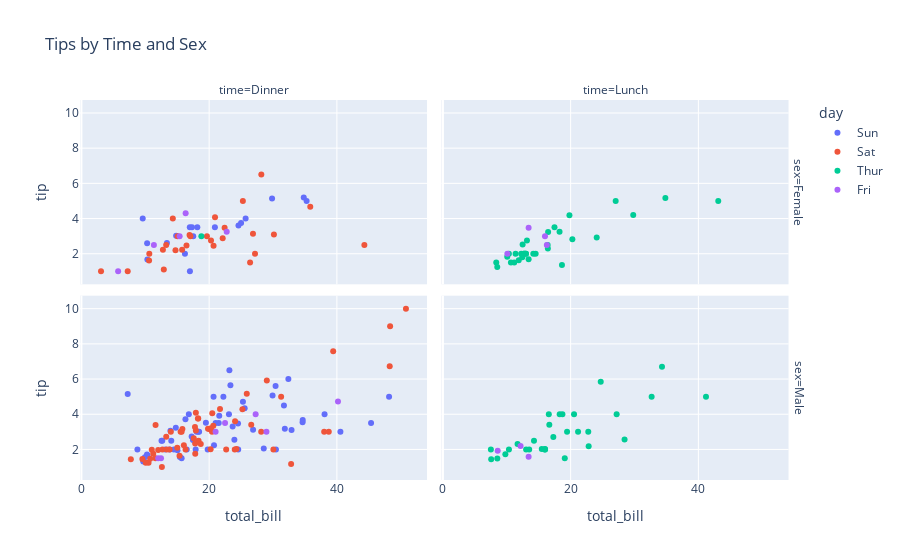
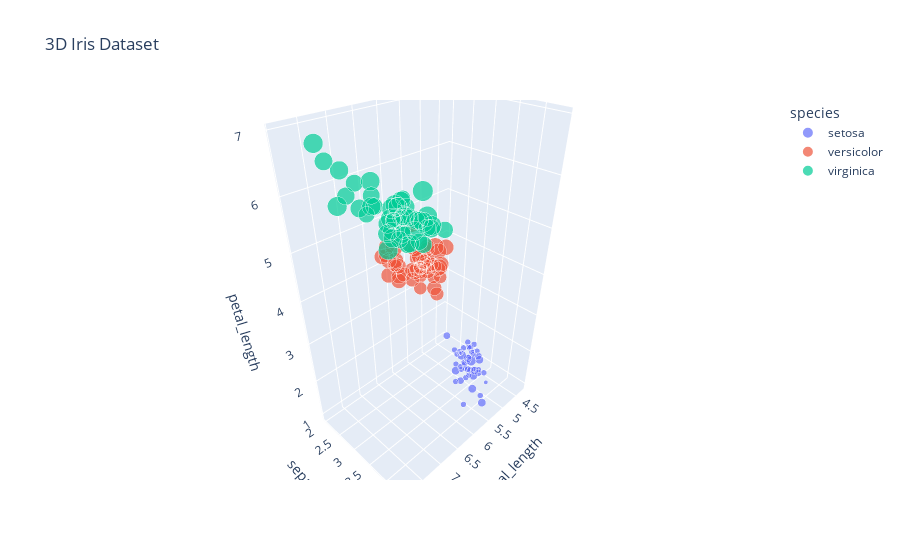
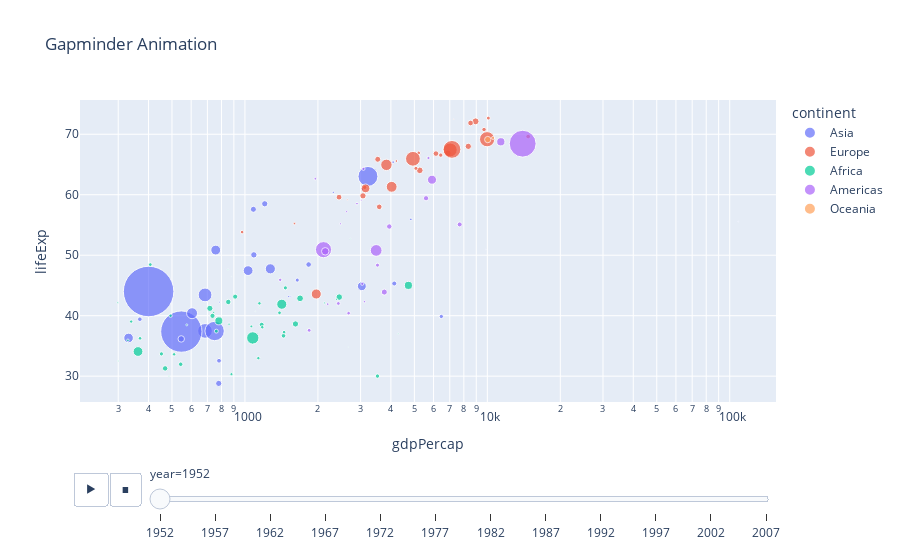

The code cell stored with these charts, in order, in its notebook:
### Markdown cell above
## 3. Advanced Plotly Express

### Code cell
# Faceted plots (subplots)
fig = px.scatter(df, x='total_bill', y='tip',
                 facet_col='time', facet_row='sex',
                 color='day',
                 title='Tips by Time and Sex')
fig.show()

# 3D scatter plot
fig = px.scatter_3d(iris, x='sepal_length', y='sepal_width', z='petal_length',
                    color='species', size='petal_width',
                    title='3D Iris Dataset')
fig.show()

# Animated plots
fig = px.scatter(gapminder, x="gdpPercap", y="lifeExp", 
                 size="pop", color="continent",
                 hover_name="country", log_x=True, size_max=55,
                 animation_frame="year", animation_group="country",
                 title="Gapminder Animation")
fig.show()

# Choropleth map
fig = px.choropleth(gapminder.query("year==2007"), 
                    locations="iso_alpha", color="lifeExp",
                    hover_name="country", color_continuous_scale=px.colors.sequential.Plasma,
                    title="Life Expectancy by Country (2007)")
fig.show()

# Parallel coordinates
fig = px.parallel_coordinates(iris, color="species_id", 
                              labels={"species_id": "Species",
                                      "sepal_width": "Sepal Width",
                                      "sepal_length": "Sepal Length",  
                                      "petal_width": "Petal Width",
                                      "petal_length": "Petal Length"},
                              title="Iris Parallel Coordinates")
fig.show()

### Figure 1 — Plotly figure (JSON) as saved in the notebook; plotly's stock layout.template omitted (floating-point values rounded to 4 significant figures)
{"data": [{"hovertemplate": "day=Sun<br>sex=Female<br>time=Dinner<br>total_bill=%{x}<br>tip=%{y}<extra></extra>", "legendgroup": "Sun", "marker": {"color": "#636efa", "symbol": "circle"}, "mode": "markers", "name": "Sun", "orientation": "v", "showlegend": true, "type": "scatter", "x": [16.99, 24.59, 35.26, 14.83, 10.33, 16.97, 10.29, 34.81, 25.71, 17.31, 29.85, 25.0, 13.39, 16.21, 17.51, 9.6, 20.9, 18.15], "xaxis": "x3", "y": [1.01, 3.61, 5.0, 3.02, 1.67, 3.5, 2.6, 5.2, 4.0, 3.5, 5.14, 3.75, 2.61, 2.0, 3.0, 4.0, 3.5, 3.5], "yaxis": "y3"}, {"hovertemplate": "day=Sun<br>sex=Male<br>time=Dinner<br>total_bill=%{x}<br>tip=%{y}<extra></extra>", "legendgroup": "Sun", "marker": {"color": "#636efa", "symbol": "circle"}, "mode": "markers", "name": "Sun", "orientation": "v", "showlegend": false, "type": "scatter", "x": [10.34, 21.01, 23.68, 25.29, 8.77, 26.88, 15.04, 14.78, 10.27, 15.42, 18.43, 21.58, 16.29, 17.46, 13.94, 9.68, 30.4, 18.29, 22.23, 32.4, 28.55, 18.04, 12.54, 9.94, 25.56, 19.49, 38.07, 23.95, 29.93, 14.07, 13.13, 17.26, 24.55, 19.77, 48.17, 16.49, 21.5, 12.66, 13.81, 24.52, 20.76, 31.71, 7.25, 31.85, 16.82, 32.9, 17.89, 14.48, 34.63, 34.65, 23.33, 45.35, 23.17, 40.55, 20.69, 30.46, 23.1, 15.69], "xaxis": "x", "y": [1.66, 3.5, 3.31, 4.71, 2.0, 3.12, 1.96, 3.23, 1.71, 1.57, 3.0, 3.92, 3.71, 2.54, 3.06, 1.32, 5.6, 3.0, 5.0, 6.0, 2.05, 3.0, 2.5, 1.56, 4.34, 3.51, 4.0, 2.55, 5.07, 2.5, 2.0, 2.74, 2.0, 2.0, 5.0, 2.0, 3.5, 2.5, 2.0, 3.48, 2.24, 4.5, 5.15, 3.18, 4.0, 3.11, 2.0, 2.0, 3.55, 3.68, 5.65, 3.5, 6.5, 3.0, 5.0, 2.0, 4.0, 1.5], "yaxis": "y"}, {"hovertemplate": "day=Sat<br>sex=Female<br>time=Dinner<br>total_bill=%{x}<br>tip=%{y}<extra></extra>", "legendgroup": "Sat", "marker": {"color": "#EF553B", "symbol": "circle"}, "mode": "markers", "name": "Sat", "orientation": "v", "showlegend": true, "type": "scatter", "x": [20.29, 15.77, 19.65, 15.06, 20.69, 16.93, 26.41, 16.45, 3.07, 17.07, 26.86, 25.28, 14.73, 44.3, 22.42, 20.92, 14.31, 7.25, 10.59, 10.63, 12.76, 13.27, 28.17, 12.9, 30.14, 22.12, 35.83, 27.18], "xaxis": "x3", "y": [2.75, 2.23, 3.0, 3.0, 2.45, 3.07, 1.5, 2.47, 1.0, 3.0, 3.14, 5.0, 2.2, 2.5, 3.48, 4.08, 4.0, 1.0, 1.61, 2.0, 2.23, 2.5, 6.5, 1.1, 3.09, 2.88, 4.67, 2.0], "yaxis": "y3"}, {"hovertemplate": "day=Sat<br>sex=Male<br>time=Dinner<br>total_bill=%{x}<br>tip=%{y}<extra></extra>", "legendgroup": "Sat", "marker": {"color": "#EF553B", "symbol": "circle"}, "mode": "markers", "name": "Sat", "orientation": "v", "showlegend": false, "type": "scatter", "x": [20.65, 17.92, 39.42, 19.82, 17.81, 13.37, 12.69, 21.7, 9.55, 18.35, 17.78, 24.06, 16.31, 18.69, 31.27, 16.04, 38.01, 11.24, 48.27, 20.29, 13.81, 11.02, 18.29, 17.59, 20.08, 20.23, 15.01, 12.02, 10.51, 17.92, 15.36, 20.49, 25.21, 18.24, 14.0, 50.81, 15.81, 26.59, 38.73, 24.27, 30.06, 25.89, 48.33, 28.15, 11.59, 7.74, 20.45, 13.28, 24.01, 15.69, 11.61, 10.77, 15.53, 10.07, 12.6, 32.83, 29.03, 22.67, 17.82], "xaxis": "x", "y": [3.35, 4.08, 7.58, 3.18, 2.34, 2.0, 2.0, 4.3, 1.45, 2.5, 3.27, 3.6, 2.0, 2.31, 5.0, 2.24, 3.0, 1.76, 6.73, 3.21, 2.0, 1.98, 3.76, 2.64, 3.15, 2.01, 2.09, 1.97, 1.25, 3.08, 1.64, 4.06, 4.29, 3.76, 3.0, 10.0, 3.16, 3.41, 3.0, 2.03, 2.0, 5.16, 9.0, 3.0, 1.5, 1.44, 3.0, 2.72, 2.0, 3.0, 3.39, 1.47, 3.0, 1.25, 1.0, 1.17, 5.92, 2.0, 1.75], "yaxis": "y"}, {"hovertemplate": "day=Thur<br>sex=Female<br>time=Dinner<br>total_bill=%{x}<br>tip=%{y}<extra></extra>", "legendgroup": "Thur", "marker": {"color": "#00cc96", "symbol": "circle"}, "mode": "markers", "name": "Thur", "orientation": "v", "showlegend": true, "type": "scatter", "x": [18.78], "xaxis": "x3", "y": [3.0], "yaxis": "y3"}, {"hovertemplate": "day=Thur<br>sex=Female<br>time=Lunch<br>total_bill=%{x}<br>tip=%{y}<extra></extra>", "legendgroup": "Thur", "marker": {"color": "#00cc96", "symbol": "circle"}, "mode": "markers", "name": "Thur", "orientation": "v", "showlegend": false, "type": "scatter", "x": [10.07, 34.83, 10.65, 12.43, 24.08, 13.42, 12.48, 29.8, 14.52, 11.38, 20.27, 11.17, 12.26, 18.26, 8.51, 10.33, 14.15, 13.16, 17.47, 27.05, 16.43, 8.35, 18.64, 11.87, 19.81, 43.11, 13.0, 12.74, 13.0, 16.4, 16.47], "xaxis": "x4", "y": [1.83, 5.17, 1.5, 1.8, 2.92, 1.68, 2.52, 4.2, 2.0, 2.0, 2.83, 1.5, 2.0, 3.25, 1.25, 2.0, 2.0, 2.75, 3.5, 5.0, 2.3, 1.5, 1.36, 1.63, 4.19, 5.0, 2.0, 2.01, 2.0, 2.5, 3.23], "yaxis": "y4"}, {"hovertemplate": "day=Thur<br>sex=Male<br>time=Lunch<br>total_bill=%{x}<br>tip=%{y}<extra></extra>", "legendgroup": "Thur", "marker": {"color": "#00cc96", "symbol": "circle"}, "mode": "markers", "name": "Thur", "orientation": "v", "showlegend": false, "type": "scatter", "x": [27.2, 22.76, 17.29, 19.44, 16.66, 32.68, 15.98, 13.03, 18.28, 24.71, 21.16, 11.69, 14.26, 15.95, 8.52, 22.82, 19.08, 16.0, 34.3, 41.19, 9.78, 7.51, 28.44, 15.48, 16.58, 7.56, 10.34, 13.51, 18.71, 20.53], "xaxis": "x2", "y": [4.0, 3.0, 2.71, 3.0, 3.4, 5.0, 2.03, 2.0, 4.0, 5.85, 3.0, 2.31, 2.5, 2.0, 1.48, 2.18, 1.5, 2.0, 6.7, 5.0, 1.73, 2.0, 2.56, 2.02, 4.0, 1.44, 2.0, 2.0, 4.0, 4.0], "yaxis": "y2"}, {"hovertemplate": "day=Fri<br>sex=Female<br>time=Dinner<br>total_bill=%{x}<br>tip=%{y}<extra></extra>", "legendgroup": "Fri", "marker": {"color": "#ab63fa", "symbol": "circle"}, "mode": "markers", "name": "Fri", "orientation": "v", "showlegend": true, "type": "scatter", "x": [5.75, 16.32, 22.75, 11.35, 15.38], "xaxis": "x3", "y": [1.0, 4.3, 3.25, 2.5, 3.0], "yaxis": "y3"}, {"hovertemplate": "day=Fri<br>sex=Female<br>time=Lunch<br>total_bill=%{x}<br>tip=%{y}<extra></extra>", "legendgroup": "Fri", "marker": {"color": "#ab63fa", "symbol": "circle"}, "mode": "markers", "name": "Fri", "orientation": "v", "showlegend": false, "type": "scatter", "x": [13.42, 15.98, 16.27, 10.09], "xaxis": "x4", "y": [3.48, 3.0, 2.5, 2.0], "yaxis": "y4"}, {"hovertemplate": "day=Fri<br>sex=Male<br>time=Dinner<br>total_bill=%{x}<br>tip=%{y}<extra></extra>", "legendgroup": "Fri", "marker": {"color": "#ab63fa", "symbol": "circle"}, "mode": "markers", "name": "Fri", "orientation": "v", "showlegend": false, "type": "scatter", "x": [28.97, 22.49, 40.17, 27.28, 12.03, 21.01, 12.46], "xaxis": "x", "y": [3.0, 3.5, 4.73, 4.0, 1.5, 3.0, 1.5], "yaxis": "y"}, {"hovertemplate": "day=Fri<br>sex=Male<br>time=Lunch<br>total_bill=%{x}<br>tip=%{y}<extra></extra>", "legendgroup": "Fri", "marker": {"color": "#ab63fa", "symbol": "circle"}, "mode": "markers", "name": "Fri", "orientation": "v", "showlegend": false, "type": "scatter", "x": [12.16, 8.58, 13.42], "xaxis": "x2", "y": [2.2, 1.92, 1.58], "yaxis": "y2"}], "layout": {"annotations": [{"font": {}, "showarrow": false, "text": "time=Dinner", "x": 0.24, "xanchor": "center", "xref": "paper", "y": 1, "yanchor": "bottom", "yref": "paper"}, {"font": {}, "showarrow": false, "text": "time=Lunch", "x": 0.74, "xanchor": "center", "xref": "paper", "y": 1, "yanchor": "bottom", "yref": "paper"}, {"font": {}, "showarrow": false, "text": "sex=Male", "textangle": 90, "x": 0.98, "xanchor": "left", "xref": "paper", "y": 0.2425, "yanchor": "middle", "yref": "paper"}, {"font": {}, "showarrow": false, "text": "sex=Female", "textangle": 90, "x": 0.98, "xanchor": "left", "xref": "paper", "y": 0.7575, "yanchor": "middle", "yref": "paper"}], "legend": {"title": {"text": "day"}, "tracegroupgap": 0}, "title": {"text": "Tips by Time and Sex"}, "xaxis": {"anchor": "y", "domain": [0, 0.48], "title": {"text": "total_bill"}}, "xaxis2": {"anchor": "y2", "domain": [0.5, 0.98], "matches": "x", "title": {"text": "total_bill"}}, "xaxis3": {"anchor": "y3", "domain": [0, 0.48], "matches": "x", "showticklabels": false}, "xaxis4": {"anchor": "y4", "domain": [0.5, 0.98], "matches": "x", "showticklabels": false}, "yaxis": {"anchor": "x", "domain": [0, 0.485], "title": {"text": "tip"}}, "yaxis2": {"anchor": "x2", "domain": [0, 0.485], "matches": "y", "showticklabels": false}, "yaxis3": {"anchor": "x3", "domain": [0.515, 1], "matches": "y", "title": {"text": "tip"}}, "yaxis4": {"anchor": "x4", "domain": [0.515, 1], "matches": "y", "showticklabels": false}}}

### Figure 2 — Plotly figure (JSON) as saved in the notebook; plotly's stock layout.template omitted (floating-point values rounded to 4 significant figures)
{"data": [{"hovertemplate": "species=setosa<br>sepal_length=%{x}<br>sepal_width=%{y}<br>petal_length=%{z}<br>petal_width=%{marker.size}<extra></extra>", "legendgroup": "setosa", "marker": {"color": "#636efa", "size": [0.2, 0.2, 0.2, 0.2, 0.2, 0.4, 0.3, 0.2, 0.2, 0.1, 0.2, 0.2, 0.1, 0.1, 0.2, 0.4, 0.4, 0.3, 0.3, 0.3, 0.2, 0.4, 0.2, 0.5, 0.2, 0.2, 0.4, 0.2, 0.2, 0.2, 0.2, 0.4, 0.1, 0.2, 0.1, 0.2, 0.2, 0.1, 0.2, 0.2, 0.3, 0.3, 0.2, 0.6, 0.4, 0.3, 0.2, 0.2, 0.2, 0.2], "sizemode": "area", "sizeref": 0.00625, "symbol": "circle"}, "mode": "markers", "name": "setosa", "scene": "scene", "showlegend": true, "type": "scatter3d", "x": [5.1, 4.9, 4.7, 4.6, 5.0, 5.4, 4.6, 5.0, 4.4, 4.9, 5.4, 4.8, 4.8, 4.3, 5.8, 5.7, 5.4, 5.1, 5.7, 5.1, 5.4, 5.1, 4.6, 5.1, 4.8, 5.0, 5.0, 5.2, 5.2, 4.7, 4.8, 5.4, 5.2, 5.5, 4.9, 5.0, 5.5, 4.9, 4.4, 5.1, 5.0, 4.5, 4.4, 5.0, 5.1, 4.8, 5.1, 4.6, 5.3, 5.0], "y": [3.5, 3.0, 3.2, 3.1, 3.6, 3.9, 3.4, 3.4, 2.9, 3.1, 3.7, 3.4, 3.0, 3.0, 4.0, 4.4, 3.9, 3.5, 3.8, 3.8, 3.4, 3.7, 3.6, 3.3, 3.4, 3.0, 3.4, 3.5, 3.4, 3.2, 3.1, 3.4, 4.1, 4.2, 3.1, 3.2, 3.5, 3.1, 3.0, 3.4, 3.5, 2.3, 3.2, 3.5, 3.8, 3.0, 3.8, 3.2, 3.7, 3.3], "z": [1.4, 1.4, 1.3, 1.5, 1.4, 1.7, 1.4, 1.5, 1.4, 1.5, 1.5, 1.6, 1.4, 1.1, 1.2, 1.5, 1.3, 1.4, 1.7, 1.5, 1.7, 1.5, 1.0, 1.7, 1.9, 1.6, 1.6, 1.5, 1.4, 1.6, 1.6, 1.5, 1.5, 1.4, 1.5, 1.2, 1.3, 1.5, 1.3, 1.5, 1.3, 1.3, 1.3, 1.6, 1.9, 1.4, 1.6, 1.4, 1.5, 1.4]}, {"hovertemplate": "species=versicolor<br>sepal_length=%{x}<br>sepal_width=%{y}<br>petal_length=%{z}<br>petal_width=%{marker.size}<extra></extra>", "legendgroup": "versicolor", "marker": {"color": "#EF553B", "size": [1.4, 1.5, 1.5, 1.3, 1.5, 1.3, 1.6, 1.0, 1.3, 1.4, 1.0, 1.5, 1.0, 1.4, 1.3, 1.4, 1.5, 1.0, 1.5, 1.1, 1.8, 1.3, 1.5, 1.2, 1.3, 1.4, 1.4, 1.7, 1.5, 1.0, 1.1, 1.0, 1.2, 1.6, 1.5, 1.6, 1.5, 1.3, 1.3, 1.3, 1.2, 1.4, 1.2, 1.0, 1.3, 1.2, 1.3, 1.3, 1.1, 1.3], "sizemode": "area", "sizeref": 0.00625, "symbol": "circle"}, "mode": "markers", "name": "versicolor", "scene": "scene", "showlegend": true, "type": "scatter3d", "x": [7.0, 6.4, 6.9, 5.5, 6.5, 5.7, 6.3, 4.9, 6.6, 5.2, 5.0, 5.9, 6.0, 6.1, 5.6, 6.7, 5.6, 5.8, 6.2, 5.6, 5.9, 6.1, 6.3, 6.1, 6.4, 6.6, 6.8, 6.7, 6.0, 5.7, 5.5, 5.5, 5.8, 6.0, 5.4, 6.0, 6.7, 6.3, 5.6, 5.5, 5.5, 6.1, 5.8, 5.0, 5.6, 5.7, 5.7, 6.2, 5.1, 5.7], "y": [3.2, 3.2, 3.1, 2.3, 2.8, 2.8, 3.3, 2.4, 2.9, 2.7, 2.0, 3.0, 2.2, 2.9, 2.9, 3.1, 3.0, 2.7, 2.2, 2.5, 3.2, 2.8, 2.5, 2.8, 2.9, 3.0, 2.8, 3.0, 2.9, 2.6, 2.4, 2.4, 2.7, 2.7, 3.0, 3.4, 3.1, 2.3, 3.0, 2.5, 2.6, 3.0, 2.6, 2.3, 2.7, 3.0, 2.9, 2.9, 2.5, 2.8], "z": [4.7, 4.5, 4.9, 4.0, 4.6, 4.5, 4.7, 3.3, 4.6, 3.9, 3.5, 4.2, 4.0, 4.7, 3.6, 4.4, 4.5, 4.1, 4.5, 3.9, 4.8, 4.0, 4.9, 4.7, 4.3, 4.4, 4.8, 5.0, 4.5, 3.5, 3.8, 3.7, 3.9, 5.1, 4.5, 4.5, 4.7, 4.4, 4.1, 4.0, 4.4, 4.6, 4.0, 3.3, 4.2, 4.2, 4.2, 4.3, 3.0, 4.1]}, {"hovertemplate": "species=virginica<br>sepal_length=%{x}<br>sepal_width=%{y}<br>petal_length=%{z}<br>petal_width=%{marker.size}<extra></extra>", "legendgroup": "virginica", "marker": {"color": "#00cc96", "size": [2.5, 1.9, 2.1, 1.8, 2.2, 2.1, 1.7, 1.8, 1.8, 2.5, 2.0, 1.9, 2.1, 2.0, 2.4, 2.3, 1.8, 2.2, 2.3, 1.5, 2.3, 2.0, 2.0, 1.8, 2.1, 1.8, 1.8, 1.8, 2.1, 1.6, 1.9, 2.0, 2.2, 1.5, 1.4, 2.3, 2.4, 1.8, 1.8, 2.1, 2.4, 2.3, 1.9, 2.3, 2.5, 2.3, 1.9, 2.0, 2.3, 1.8], "sizemode": "area", "sizeref": 0.00625, "symbol": "circle"}, "mode": "markers", "name": "virginica", "scene": "scene", "showlegend": true, "type": "scatter3d", "x": [6.3, 5.8, 7.1, 6.3, 6.5, 7.6, 4.9, 7.3, 6.7, 7.2, 6.5, 6.4, 6.8, 5.7, 5.8, 6.4, 6.5, 7.7, 7.7, 6.0, 6.9, 5.6, 7.7, 6.3, 6.7, 7.2, 6.2, 6.1, 6.4, 7.2, 7.4, 7.9, 6.4, 6.3, 6.1, 7.7, 6.3, 6.4, 6.0, 6.9, 6.7, 6.9, 5.8, 6.8, 6.7, 6.7, 6.3, 6.5, 6.2, 5.9], "y": [3.3, 2.7, 3.0, 2.9, 3.0, 3.0, 2.5, 2.9, 2.5, 3.6, 3.2, 2.7, 3.0, 2.5, 2.8, 3.2, 3.0, 3.8, 2.6, 2.2, 3.2, 2.8, 2.8, 2.7, 3.3, 3.2, 2.8, 3.0, 2.8, 3.0, 2.8, 3.8, 2.8, 2.8, 2.6, 3.0, 3.4, 3.1, 3.0, 3.1, 3.1, 3.1, 2.7, 3.2, 3.3, 3.0, 2.5, 3.0, 3.4, 3.0], "z": [6.0, 5.1, 5.9, 5.6, 5.8, 6.6, 4.5, 6.3, 5.8, 6.1, 5.1, 5.3, 5.5, 5.0, 5.1, 5.3, 5.5, 6.7, 6.9, 5.0, 5.7, 4.9, 6.7, 4.9, 5.7, 6.0, 4.8, 4.9, 5.6, 5.8, 6.1, 6.4, 5.6, 5.1, 5.6, 6.1, 5.6, 5.5, 4.8, 5.4, 5.6, 5.1, 5.1, 5.9, 5.7, 5.2, 5.0, 5.2, 5.4, 5.1]}], "layout": {"legend": {"itemsizing": "constant", "title": {"text": "species"}, "tracegroupgap": 0}, "scene": {"domain": {"x": [0, 1], "y": [0, 1]}, "xaxis": {"title": {"text": "sepal_length"}}, "yaxis": {"title": {"text": "sepal_width"}}, "zaxis": {"title": {"text": "petal_length"}}}, "title": {"text": "3D Iris Dataset"}}}

### Figure 3 — Plotly figure (JSON) as saved in the notebook; plotly's stock layout.template omitted (floating-point values rounded to 4 significant figures)
{"data": [{"hovertemplate": "<b>%{hovertext}</b><br><br>continent=Asia<br>year=1952<br>gdpPercap=%{x}<br>lifeExp=%{y}<br>pop=%{marker.size}<extra></extra>", "hovertext": ["Afghanistan", "Bahrain", "Bangladesh", "Cambodia", "China", "Hong Kong, China", "India", "Indonesia", "Iran", "Iraq", "Israel", "Japan", "Jordan", "Korea, Dem. Rep.", "Korea, Rep.", "Kuwait", "Lebanon", "Malaysia", "Mongolia", "Myanmar", "Nepal", "Oman", "Pakistan", "Philippines", "Saudi Arabia", "Singapore", "Sri Lanka", "Syria", "Taiwan", "Thailand", "Vietnam", "West Bank and Gaza", "Yemen, Rep."], "ids": ["Afghanistan", "Bahrain", "Bangladesh", "Cambodia", "China", "Hong Kong, China", "India", "Indonesia", "Iran", "Iraq", "Israel", "Japan", "Jordan", "Korea, Dem. Rep.", "Korea, Rep.", "Kuwait", "Lebanon", "Malaysia", "Mongolia", "Myanmar", "Nepal", "Oman", "Pakistan", "Philippines", "Saudi Arabia", "Singapore", "Sri Lanka", "Syria", "Taiwan", "Thailand", "Vietnam", "West Bank and Gaza", "Yemen, Rep."], "legendgroup": "Asia", "marker": {"color": "#636efa", "size": [8425333, 120447, 46886859, 4693836, 556263527, 2125900, 372000000, 82052000, 17272000, 5441766, 1620914, 86459025, 607914, 8865488, 20947571, 160000, 1439529, 6748378, 800663, 20092996, 9182536, 507833, 41346560, 22438691, 4005677, 1127000, 7982342, 3661549, 8550362, 21289402, 26246839, 1030585, 4963829], "sizemode": "area", "sizeref": 435900.0, "symbol": "circle"}, "mode": "markers", "name": "Asia", "orientation": "v", "showlegend": true, "type": "scatter", "x": [779.4, 9867.0, 684.2, 368.5, 400.4, 3054.0, 546.6, 749.7, 3035.0, 4130.0, 4087.0, 3217.0, 1547.0, 1088.0, 1031.0, 108400.0, 4835.0, 1831.0, 786.6, 331.0, 545.9, 1828.0, 684.6, 1273.0, 6460.0, 2315.0, 1084.0, 1643.0, 1207.0, 757.8, 605.1, 1516.0, 781.7], "xaxis": "x", "y": [28.8, 50.94, 37.48, 39.42, 44.0, 60.96, 37.37, 37.47, 44.87, 45.32, 65.39, 63.03, 43.16, 50.06, 47.45, 55.56, 55.93, 48.46, 42.24, 36.32, 36.16, 37.58, 43.44, 47.75, 39.88, 60.4, 57.59, 45.88, 58.5, 50.85, 40.41, 43.16, 32.55], "yaxis": "y"}, {"hovertemplate": "<b>%{hovertext}</b><br><br>continent=Europe<br>year=1952<br>gdpPercap=%{x}<br>lifeExp=%{y}<br>pop=%{marker.size}<extra></extra>", "hovertext": ["Albania", "Austria", "Belgium", "Bosnia and Herzegovina", "Bulgaria", "Croatia", "Czech Republic", "Denmark", "Finland", "France", "Germany", "Greece", "Hungary", "Iceland", "Ireland", "Italy", "Montenegro", "Netherlands", "Norway", "Poland", "Portugal", "Romania", "Serbia", "Slovak Republic", "Slovenia", "Spain", "Sweden", "Switzerland", "Turkey", "United Kingdom"], "ids": ["Albania", "Austria", "Belgium", "Bosnia and Herzegovina", "Bulgaria", "Croatia", "Czech Republic", "Denmark", "Finland", "France", "Germany", "Greece", "Hungary", "Iceland", "Ireland", "Italy", "Montenegro", "Netherlands", "Norway", "Poland", "Portugal", "Romania", "Serbia", "Slovak Republic", "Slovenia", "Spain", "Sweden", "Switzerland", "Turkey", "United Kingdom"], "legendgroup": "Europe", "marker": {"color": "#EF553B", "size": [1282697, 6927772, 8730405, 2791000, 7274900, 3882229, 9125183, 4334000, 4090500, 42459667, 69145952, 7733250, 9504000, 147962, 2952156, 47666000, 413834, 10381988, 3327728, 25730551, 8526050, 16630000, 6860147, 3558137, 1489518, 28549870, 7124673, 4815000, 22235677, 50430000], "sizemode": "area", "sizeref": 435900.0, "symbol": "circle"}, "mode": "markers", "name": "Europe", "orientation": "v", "showlegend": true, "type": "scatter", "x": [1601.0, 6137.0, 8343.0, 973.5, 2444.0, 3119.0, 6876.0, 9692.0, 6425.0, 7030.0, 7144.0, 3531.0, 5264.0, 7268.0, 5210.0, 4931.0, 2648.0, 8942.0, 10100.0, 4029.0, 3068.0, 3145.0, 3581.0, 5075.0, 4215.0, 3834.0, 8528.0, 14730.0, 1969.0, 9980.0], "xaxis": "x", "y": [55.23, 66.8, 68.0, 53.82, 59.6, 61.21, 66.87, 70.78, 66.55, 67.41, 67.5, 65.86, 64.03, 72.49, 66.91, 65.94, 59.16, 72.13, 72.67, 61.31, 59.82, 61.05, 58.0, 64.36, 65.57, 64.94, 71.86, 69.62, 43.59, 69.18], "yaxis": "y"}, {"hovertemplate": "<b>%{hovertext}</b><br><br>continent=Africa<br>year=1952<br>gdpPercap=%{x}<br>lifeExp=%{y}<br>pop=%{marker.size}<extra></extra>", "hovertext": ["Algeria", "Angola", "Benin", "Botswana", "Burkina Faso", "Burundi", "Cameroon", "Central African Republic", "Chad", "Comoros", "Congo, Dem. Rep.", "Congo, Rep.", "Cote d'Ivoire", "Djibouti", "Egypt", "Equatorial Guinea", "Eritrea", "Ethiopia", "Gabon", "Gambia", "Ghana", "Guinea", "Guinea-Bissau", "Kenya", "Lesotho", "Liberia", "Libya", "Madagascar", "Malawi", "Mali", "Mauritania", "Mauritius", "Morocco", "Mozambique", "Namibia", "Niger", "Nigeria", "Reunion", "Rwanda", "Sao Tome and Principe", "Senegal", "Sierra Leone", "Somalia", "South Africa", "Sudan", "Swaziland", "Tanzania", "Togo", "Tunisia", "Uganda", "Zambia", "Zimbabwe"], "ids": ["Algeria", "Angola", "Benin", "Botswana", "Burkina Faso", "Burundi", "Cameroon", "Central African Republic", "Chad", "Comoros", "Congo, Dem. Rep.", "Congo, Rep.", "Cote d'Ivoire", "Djibouti", "Egypt", "Equatorial Guinea", "Eritrea", "Ethiopia", "Gabon", "Gambia", "Ghana", "Guinea", "Guinea-Bissau", "Kenya", "Lesotho", "Liberia", "Libya", "Madagascar", "Malawi", "Mali", "Mauritania", "Mauritius", "Morocco", "Mozambique", "Namibia", "Niger", "Nigeria", "Reunion", "Rwanda", "Sao Tome and Principe", "Senegal", "Sierra Leone", "Somalia", "South Africa", "Sudan", "Swaziland", "Tanzania", "Togo", "Tunisia", "Uganda", "Zambia", "Zimbabwe"], "legendgroup": "Africa", "marker": {"color": "#00cc96", "size": [9279525, 4232095, 1738315, 442308, 4469979, 2445618, 5009067, 1291695, 2682462, 153936, 14100005, 854885, 2977019, 63149, 22223309, 216964, 1438760, 20860941, 420702, 284320, 5581001, 2664249, 580653, 6464046, 748747, 863308, 1019729, 4762912, 2917802, 3838168, 1022556, 516556, 9939217, 6446316, 485831, 3379468, 33119096, 257700, 2534927, 60011, 2755589, 2143249, 2526994, 14264935, 8504667, 290243, 8322925, 1219113, 3647735, 5824797, 2672000, 3080907], "sizemode": "area", "sizeref": 435900.0, "symbol": "circle"}, "mode": "markers", "name": "Africa", "orientation": "v", "showlegend": true, "type": "scatter", "x": [2449.0, 3521.0, 1063.0, 851.2, 543.3, 339.3, 1173.0, 1071.0, 1179.0, 1103.0, 780.5, 2126.0, 1389.0, 2670.0, 1419.0, 375.6, 328.9, 362.1, 4293.0, 485.2, 911.3, 510.2, 299.9, 853.5, 298.8, 575.6, 2388.0, 1443.0, 369.2, 452.3, 743.1, 1968.0, 1688.0, 468.5, 2424.0, 761.9, 1077.0, 2719.0, 493.3, 879.6, 1450.0, 879.8, 1136.0, 4725.0, 1616.0, 1148.0, 716.7, 859.8, 1468.0, 734.8, 1147.0, 406.9], "xaxis": "x", "y": [43.08, 30.02, 38.22, 47.62, 31.98, 39.03, 38.52, 35.46, 38.09, 40.72, 39.14, 42.11, 40.48, 34.81, 41.89, 34.48, 35.93, 34.08, 37.0, 30.0, 43.15, 33.61, 32.5, 42.27, 42.14, 38.48, 42.72, 36.68, 36.26, 33.69, 40.54, 50.99, 42.87, 31.29, 41.73, 37.44, 36.32, 52.72, 40.0, 46.47, 37.28, 30.33, 32.98, 45.01, 38.63, 41.41, 41.22, 38.6, 44.6, 39.98, 42.04, 48.45], "yaxis": "y"}, {"hovertemplate": "<b>%{hovertext}</b><br><br>continent=Americas<br>year=1952<br>gdpPercap=%{x}<br>lifeExp=%{y}<br>pop=%{marker.size}<extra></extra>", "hovertext": ["Argentina", "Bolivia", "Brazil", "Canada", "Chile", "Colombia", "Costa Rica", "Cuba", "Dominican Republic", "Ecuador", "El Salvador", "Guatemala", "Haiti", "Honduras", "Jamaica", "Mexico", "Nicaragua", "Panama", "Paraguay", "Peru", "Puerto Rico", "Trinidad and Tobago", "United States", "Uruguay", "Venezuela"], "ids": ["Argentina", "Bolivia", "Brazil", "Canada", "Chile", "Colombia", "Costa Rica", "Cuba", "Dominican Republic", "Ecuador", "El Salvador", "Guatemala", "Haiti", "Honduras", "Jamaica", "Mexico", "Nicaragua", "Panama", "Paraguay", "Peru", "Puerto Rico", "Trinidad and Tobago", "United States", "Uruguay", "Venezuela"], "legendgroup": "Americas", "marker": {"color": "#ab63fa", "size": [17876956, 2883315, 56602560, 14785584, 6377619, 12350771, 926317, 6007797, 2491346, 3548753, 2042865, 3146381, 3201488, 1517453, 1426095, 30144317, 1165790, 940080, 1555876, 8025700, 2227000, 662850, 157553000, 2252965, 5439568], "sizemode": "area", "sizeref": 435900.0, "symbol": "circle"}, "mode": "markers", "name": "Americas", "orientation": "v", "showlegend": true, "type": "scatter", "x": [5911.0, 2677.0, 2109.0, 11370.0, 3940.0, 2144.0, 2627.0, 5587.0, 1398.0, 3522.0, 3048.0, 2428.0, 1840.0, 2195.0, 2899.0, 3478.0, 3112.0, 2480.0, 1952.0, 3759.0, 3082.0, 3023.0, 13990.0, 5717.0, 7690.0], "xaxis": "x", "y": [62.48, 40.41, 50.92, 68.75, 54.74, 50.64, 57.21, 59.42, 45.93, 48.36, 45.26, 42.02, 37.58, 41.91, 58.53, 50.79, 42.31, 55.19, 62.65, 43.9, 64.28, 59.1, 68.44, 66.07, 55.09], "yaxis": "y"}, {"hovertemplate": "<b>%{hovertext}</b><br><br>continent=Oceania<br>year=1952<br>gdpPercap=%{x}<br>lifeExp=%{y}<br>pop=%{marker.size}<extra></extra>", "hovertext": ["Australia", "New Zealand"], "ids": ["Australia", "New Zealand"], "legendgroup": "Oceania", "marker": {"color": "#FFA15A", "size": [8691212, 1994794], "sizemode": "area", "sizeref": 435900.0, "symbol": "circle"}, "mode": "markers", "name": "Oceania", "orientation": "v", "showlegend": true, "type": "scatter", "x": [10040.0, 10560.0], "xaxis": "x", "y": [69.12, 69.39], "yaxis": "y"}], "layout": {"legend": {"itemsizing": "constant", "title": {"text": "continent"}, "tracegroupgap": 0}, "sliders": [{"active": 0, "currentvalue": {"prefix": "year="}, "len": 0.9, "pad": {"b": 10, "t": 60}, "steps": [{"args": [["1952"], {"frame": {"duration": 0, "redraw": false}, "fromcurrent": true, "mode": "immediate", "transition": {"duration": 0, "easing": "linear"}}], "label": "1952", "method": "animate"}, {"args": [["1957"], {"frame": {"duration": 0, "redraw": false}, "fromcurrent": true, "mode": "immediate", "transition": {"duration": 0, "easing": "linear"}}], "label": "1957", "method": "animate"}, {"args": [["1962"], {"frame": {"duration": 0, "redraw": false}, "fromcurrent": true, "mode": "immediate", "transition": {"duration": 0, "easing": "linear"}}], "label": "1962", "method": "animate"}, {"args": [["1967"], {"frame": {"duration": 0, "redraw": false}, "fromcurrent": true, "mode": "immediate", "transition": {"duration": 0, "easing": "linear"}}], "label": "1967", "method": "animate"}, {"args": [["1972"], {"frame": {"duration": 0, "redraw": false}, "fromcurrent": true, "mode": "immediate", "transition": {"duration": 0, "easing": "linear"}}], "label": "1972", "method": "animate"}, {"args": [["1977"], {"frame": {"duration": 0, "redraw": false}, "fromcurrent": true, "mode": "immediate", "transition": {"duration": 0, "easing": "linear"}}], "label": "1977", "method": "animate"}, {"args": [["1982"], {"frame": {"duration": 0, "redraw": false}, "fromcurrent": true, "mode": "immediate", "transition": {"duration": 0, "easing": "linear"}}], "label": "1982", "method": "animate"}, {"args": [["1987"], {"frame": {"duration": 0, "redraw": false}, "fromcurrent": true, "mode": "immediate", "transition": {"duration": 0, "easing": "linear"}}], "label": "1987", "method": "animate"}, {"args": [["1992"], {"frame": {"duration": 0, "redraw": false}, "fromcurrent": true, "mode": "immediate", "transition": {"duration": 0, "easing": "linear"}}], "label": "1992", "method": "animate"}, {"args": [["1997"], {"frame": {"duration": 0, "redraw": false}, "fromcurrent": true, "mode": "immediate", "transition": {"duration": 0, "easing": "linear"}}], "label": "1997", "method": "animate"}, {"args": [["2002"], {"frame": {"duration": 0, "redraw": false}, "fromcurrent": true, "mode": "immediate", "transition": {"duration": 0, "easing": "linear"}}], "label": "2002", "method": "animate"}, {"args": [["2007"], {"frame": {"duration": 0, "redraw": false}, "fromcurrent": true, "mode": "immediate", "transition": {"duration": 0, "easing": "linear"}}], "label": "2007", "method": "animate"}], "x": 0.1, "xanchor": "left", "y": 0, "yanchor": "top"}], "title": {"text": "Gapminder Animation"}, "updatemenus": [{"buttons": [{"args": [null, {"frame": {"duration": 500, "redraw": false}, "fromcurrent": true, "mode": "immediate", "transition": {"duration": 500, "easing": "linear"}}], "label": "&#9654;", "method": "animate"}, {"args": [[null], {"frame": {"duration": 0, "redraw": false}, "fromcurrent": true, "mode": "immediate", "transition": {"duration": 0, "easing": "linear"}}], "label": "&#9724;", "method": "animate"}], "direction": "left", "pad": {"r": 10, "t": 70}, "showactive": false, "type": "buttons", "x": 0.1, "xanchor": "right", "y": 0, "yanchor": "top"}], "xaxis": {"anchor": "y", "domain": [0, 1], "title": {"text": "gdpPercap"}, "type": "log"}, "yaxis": {"anchor": "x", "domain": [0, 1], "title": {"text": "lifeExp"}}}}
